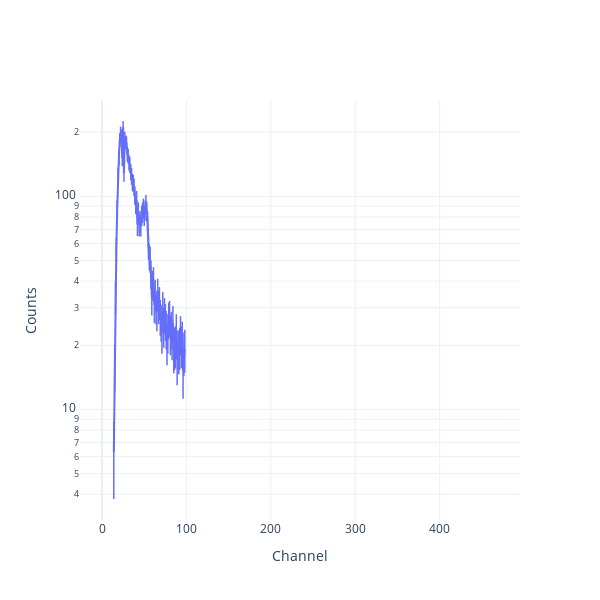

Notebook code cell kept with this figure:
### Code cell
fig = Plot.spectrum(me_bkg2, show=True)

### Figure 1 — Plotly figure (JSON) as saved in the notebook; plotly's stock layout.template omitted (floating-point values rounded to 4 significant figures; data arrays with more than 128 entries replaced by an {"elided": "..."} marker saying what was removed)
{"data": [{"error_y": {"array": {"elided": "470 float values"}, "thickness": 1.5, "type": "data", "width": 0}, "mode": "lines", "showlegend": false, "type": "scatter", "x": {"elided": "470 int values"}, "y": {"elided": "470 float values"}}], "layout": {"height": 600, "legend": {"x": 1, "xanchor": "right", "y": 1, "yanchor": "bottom"}, "width": 600, "xaxis": {"title": {"text": "Channel"}}, "yaxis": {"title": {"text": "Counts"}, "type": "log"}}}
